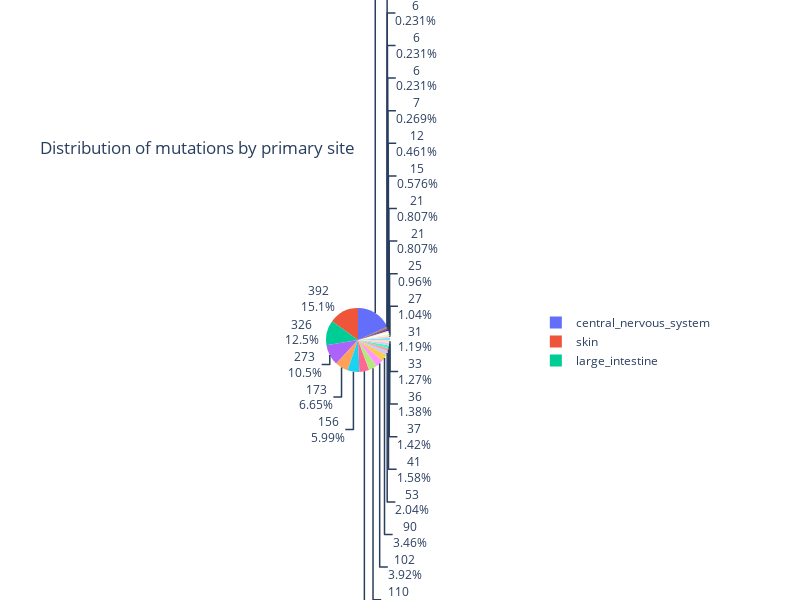

Write notebook code for a chart like this one.
### Code cell
fig = px.pie(grouped_data, values='COUNT_MUTATION_IDs', names='PRIMARY_SITE', title='Distribution of mutations by primary site')
fig.update_traces(textinfo='value+percent')
fig.update_layout(width=800, height=600)
fig.show()

### Figure 1 — Plotly figure (JSON) as saved in the notebook; plotly's stock layout.template omitted (floating-point values rounded to 4 significant figures)
{"data": [{"domain": {"x": [0, 1], "y": [0, 1]}, "hovertemplate": "PRIMARY_SITE=%{label}<br>COUNT_MUTATION_IDs=%{value}<extra></extra>", "labels": ["NS", "autonomic_ganglia", "biliary_tract", "bone", "breast", "central_nervous_system", "cervix", "endometrium", "haematopoietic_and_lymphoid_tissue", "kidney", "large_intestine", "liver", "lung", "oesophagus", "ovary", "pancreas", "placenta", "prostate", "salivary_gland", "skin", "small_intestine", "soft_tissue", "stomach", "testis", "thyroid", "upper_aerodigestive_tract", "urinary_tract"], "legendgroup": "", "name": "", "showlegend": true, "textinfo": "value+percent", "type": "pie", "values": [21, 6, 25, 6, 129, 472, 33, 102, 90, 41, 326, 156, 273, 37, 27, 31, 6, 36, 7, 392, 15, 21, 173, 3, 12, 110, 53]}], "layout": {"height": 600, "legend": {"tracegroupgap": 0}, "title": {"text": "Distribution of mutations by primary site"}, "width": 800}}
